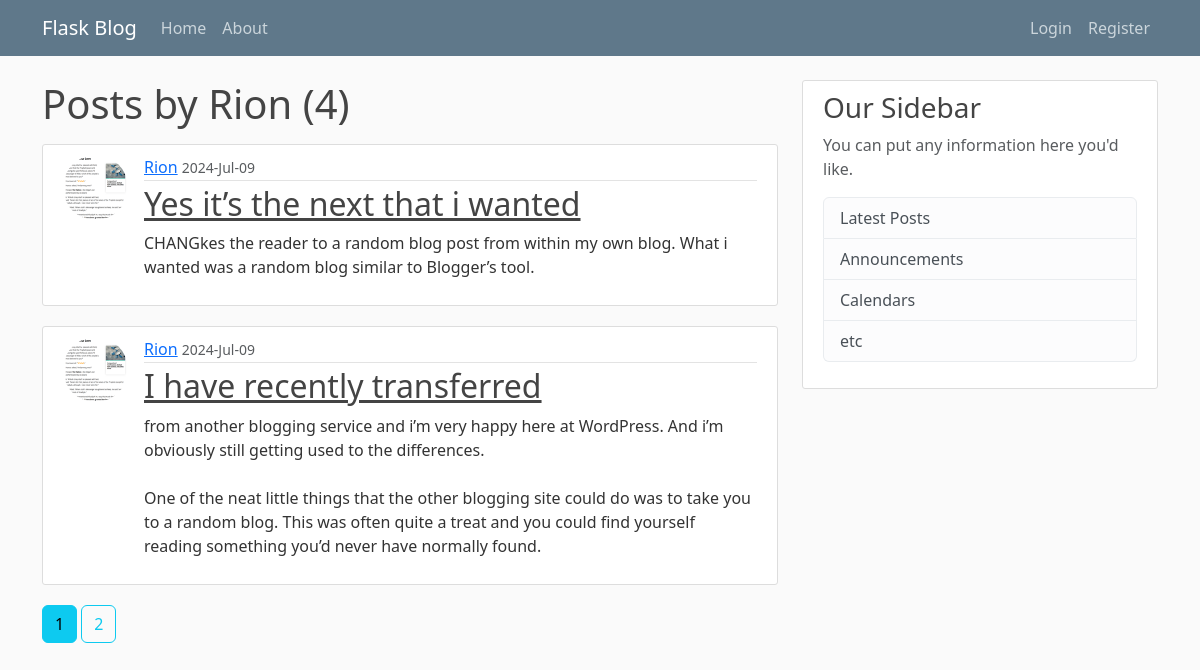
Page /user/Rion on the committed database.
### flaskblog/models.py (models this page shows, shortened)
class User(db.Model, UserMixin):
    id = db.Column(db.Integer, primary_key = True)
    username = db.Column(db.String(20), unique = True, nullable = False)
    email = db.Column(db.String(50), unique = True, nullable = False)
    image_file = db.Column(db.String(20), nullable = False, default = 'default.jpg')
    password = db.Column(db.String(30), nullable = False)
    posts = db.relationship('Post', backref='author', lazy=True)
    comments = db.relationship('Comment', backref='author', lazy=True)

class Post(db.Model):
    id = db.Column(db.Integer, primary_key = True)
    title = db.Column(db.String(40), nullable = False)
    date_posted = db.Column(db.DateTime, nullable = False, default = datetime.utcnow)
    content = db.Column(db.Text, nullable = False)
    user_id = db.Column(db.Integer, db.ForeignKey('user.id'), nullable=False)
    comments = db.relationship('Comment', backref='origin_post', lazy=True)

### flaskblog/users/urls.py (the view)
@users.route("/user/<string:username>")
def user_posts(username):
    page = request.args.get('page', 1, type=int)
    user = User.query.filter_by(username=username).first_or_404()
    posts = Post.query.filter_by(author=user)\
                      .order_by(Post.id.desc())\
                      .paginate(page=page, per_page=2)
    return render_template('user_posts.html',posts=posts, user=user)

### flaskblog/templates/user_posts.html
{% extends "base.html" %}
{% block content %}
    <h1 class="mb-3">Posts by {{ user.username }} ({{ posts.total }})</h1>
    {% for post in posts.items %}
        <article class="media content-section d-flex">
          <img src="{{ url_for('static', filename='images/' + post.author.image_file) }}" class="rounded-circle article-img" alt="Couldn't load image">
          <div class="media-body">
            <div class="article-metadata">
              <a class="mr-2" href="{{ url_for('users.user_posts', username=post.author.username) }}">{{ post.author.username }}</a>
              <small class="text-muted">{{ post.date_posted.strftime('%Y-%b-%d') }}</small>
            </div>
            <h2><a class="article-title" href="{{ url_for('posts.one_post', post_id=post.id) }}">{{ post.title }}</a></h2>
            <p class="article-content">{{ post.content }}</p>
          </div>
        </article>
    {% endfor %}
    {% for page_num in posts.iter_pages(left_edge=1, right_edge=1, left_current=1, right_current=1) %}
    {% if page_num %}
      {% if posts.page == page_num %}
        <a href="{{ url_for('users.user_posts',username=user.username, page=page_num) }}" class="btn btn-info mb-4">{{ page_num }}</a>
      {% else  %}
        <a href="{{ url_for('users.user_posts',username=user.username, page=page_num) }}" class="btn btn-outline-info mb-4">{{ page_num }}</a>
      {% endif  %}
    {% else  %}
        <span class="text-info">...</span>
    {% endif  %}
    {% endfor %}
{% endblock %}

### flaskblog/static/main.css (style rules this page uses)
body { background: #fafafa; color: #333333; margin-top: 5rem; }
h1, h2, h3, h4, h5, h6 { color: #444444; }
.content-section { background: #ffffff; padding: 10px 20px; border: 1px solid #dddddd; border-radius: 3px; margin-bottom: 20px; }
.article-title { color: #444444; }
.article-content { white-space: pre-line; }
.article-img { height: 65px; width: 65px; margin-right: 16px; }
.article-metadata { padding-bottom: 1px; margin-bottom: 4px; border-bottom: 1px solid #e3e3e3 }

### rows in the picture
User: username "Rion"
Post: image_file (picture), author.username "Rion", date_posted "2024-Jul-09", title "Yes it’s the next that i wanted", content "CHANGkes the reader to a random blog post from within my own blog. What i wanted was a random blog similar to Blogger’s tool."
Post: image_file (picture), author.username "Rion", date_posted "2024-Jul-09", title "I have recently transferred", content "from another blogging service and i’m very happy here at WordPress. And i’m obviously still getting used to the differences. One of the neat little things that the other blogging site could do was to take you to a random blog. This was often quite a treat and you could find yourself reading something you’d never have normally found."

### other values in the picture
{{ posts.total }} "4"
{{ page_num }} "1"
{{ page_num }} "2"
